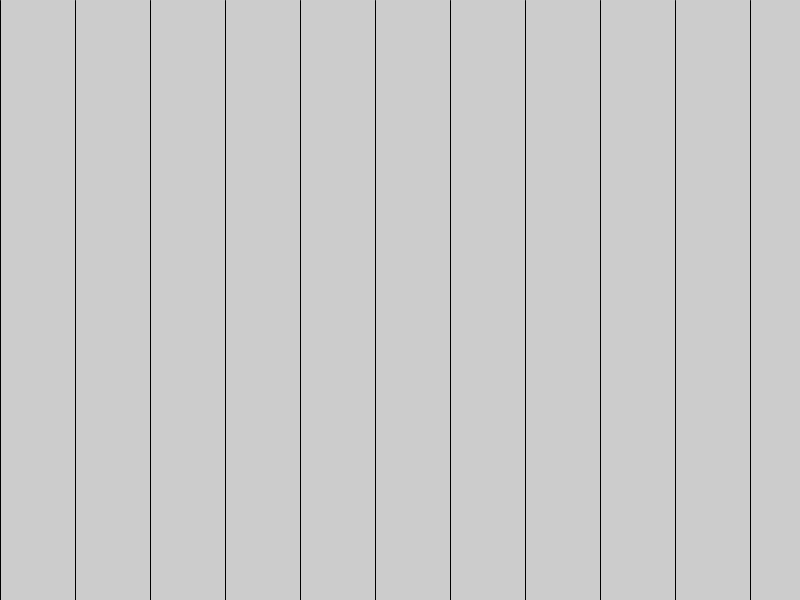
Frame 1 (no input)
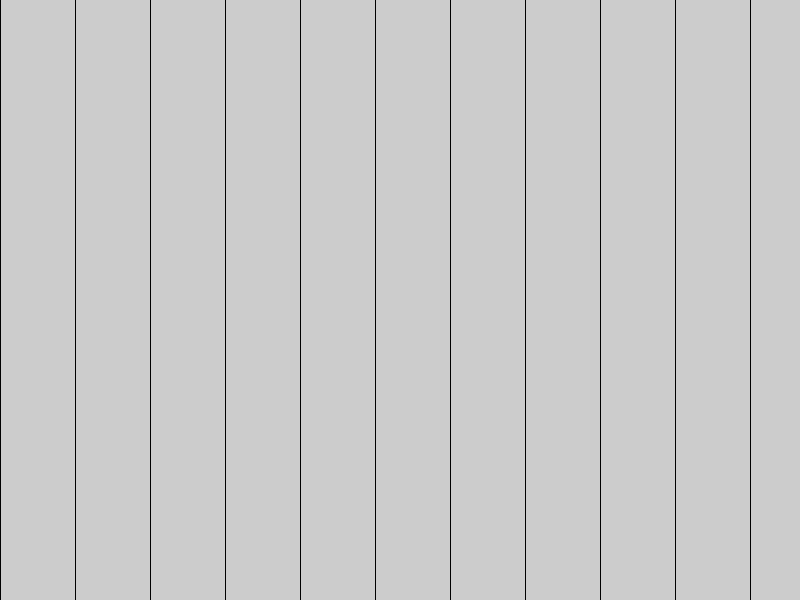
Frame 60 (the mouse pressed at the canvas centre just before this capture)
Frame 120 (the mouse held since frame 60 and released just before this capture): identical to frame 60, image omitted

The Processing sketch that drew these frames (run headless with seeded random() and noise(); from frame 60 on, the mouse is pressed at the canvas centre):

// Processing sketch: pros_3_line
// ── pros_3_line.pde
void  setup () {
  size(800,600);
  }
  
  void draw() {
    for (int x = 0; x < width ; x = x + 75) {         //x += 75
      line ( x , 0 , x , height);
      
      
    }
  }
